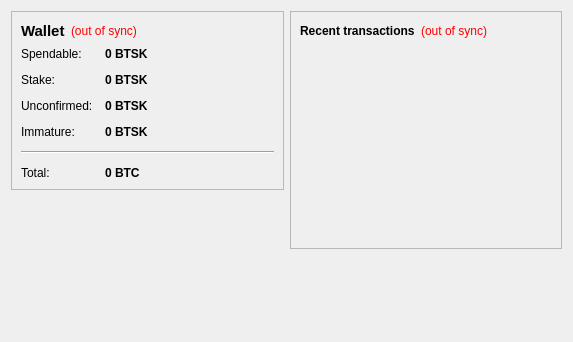
<?xml version="1.0" encoding="UTF-8"?>
<ui version="4.0">
 <class>OverviewPage</class>
 <widget class="QWidget" name="OverviewPage">
  <property name="geometry">
   <rect>
    <x>0</x>
    <y>0</y>
    <width>573</width>
    <height>342</height>
   </rect>
  </property>
  <property name="windowTitle">
   <string>Form</string>
  </property>
  <layout class="QHBoxLayout" name="horizontalLayout" stretch="1,1">
   <item>
    <layout class="QVBoxLayout" name="verticalLayout_2">
     <item>
      <widget class="QFrame" name="frame">
       <property name="frameShape">
        <enum>QFrame::StyledPanel</enum>
       </property>
       <property name="frameShadow">
        <enum>QFrame::Raised</enum>
       </property>
       <layout class="QVBoxLayout" name="verticalLayout_4">
        <item>
         <layout class="QHBoxLayout" name="horizontalLayout_4">
          <item>
           <widget class="QLabel" name="label_5">
            <property name="font">
             <font>
              <pointsize>11</pointsize>
              <weight>75</weight>
              <bold>true</bold>
             </font>
            </property>
            <property name="text">
             <string>Wallet</string>
            </property>
           </widget>
          </item>
          <item>
           <widget class="QLabel" name="labelWalletStatus">
            <property name="toolTip">
             <string>The displayed information may be out of date. Your wallet automatically synchronizes with the BITtask network after a connection is established, but this process has not completed yet.</string>
            </property>
            <property name="styleSheet">
             <string notr="true">QLabel { color: red; }</string>
            </property>
            <property name="text">
             <string notr="true">(out of sync)</string>
            </property>
            <property name="alignment">
             <set>Qt::AlignLeading|Qt::AlignLeft|Qt::AlignVCenter</set>
            </property>
           </widget>
          </item>
          <item>
           <spacer name="horizontalSpacer_2">
            <property name="orientation">
             <enum>Qt::Horizontal</enum>
            </property>
            <property name="sizeHint" stdset="0">
             <size>
              <width>40</width>
              <height>20</height>
             </size>
            </property>
           </spacer>
          </item>
         </layout>
        </item>
        <item>
         <layout class="QFormLayout" name="formLayout_2">
          <property name="fieldGrowthPolicy">
           <enum>QFormLayout::AllNonFixedFieldsGrow</enum>
          </property>
          <property name="horizontalSpacing">
           <number>12</number>
          </property>
          <property name="verticalSpacing">
           <number>12</number>
          </property>
          <item row="0" column="0">
           <widget class="QLabel" name="label">
            <property name="text">
             <string>Spendable:</string>
            </property>
           </widget>
          </item>
          <item row="0" column="1">
           <widget class="QLabel" name="labelBalance">
            <property name="font">
             <font>
              <weight>75</weight>
              <bold>true</bold>
             </font>
            </property>
            <property name="cursor">
             <cursorShape>IBeamCursor</cursorShape>
            </property>
            <property name="toolTip">
             <string>Your current spendable balance</string>
            </property>
            <property name="text">
             <string notr="true">0 BTSK</string>
            </property>
            <property name="textInteractionFlags">
             <set>Qt::LinksAccessibleByMouse|Qt::TextSelectableByKeyboard|Qt::TextSelectableByMouse</set>
            </property>
           </widget>
          </item>
          <item row="1" column="0">
           <widget class="QLabel" name="label_6">
            <property name="text">
             <string>Stake:</string>
            </property>
           </widget>
          </item>
          <item row="1" column="1">
           <widget class="QLabel" name="labelStake">
            <property name="font">
             <font>
              <weight>75</weight>
              <bold>true</bold>
             </font>
            </property>
            <property name="cursor">
             <cursorShape>IBeamCursor</cursorShape>
            </property>
            <property name="toolTip">
             <string>Total of coins that was staked, and do not yet count toward the current balance</string>
            </property>
            <property name="text">
             <string notr="true">0 BTSK</string>
            </property>
            <property name="textInteractionFlags">
             <set>Qt::LinksAccessibleByMouse|Qt::TextSelectableByKeyboard|Qt::TextSelectableByMouse</set>
            </property>
           </widget>
          </item>
          <item row="2" column="0">
           <widget class="QLabel" name="label_3">
            <property name="text">
             <string>Unconfirmed:</string>
            </property>
           </widget>
          </item>
          <item row="2" column="1">
           <widget class="QLabel" name="labelUnconfirmed">
            <property name="font">
             <font>
              <weight>75</weight>
              <bold>true</bold>
             </font>
            </property>
            <property name="cursor">
             <cursorShape>IBeamCursor</cursorShape>
            </property>
            <property name="toolTip">
             <string>Total of transactions that have yet to be confirmed, and do not yet count toward the current balance</string>
            </property>
            <property name="text">
             <string notr="true">0 BTSK</string>
            </property>
            <property name="textInteractionFlags">
             <set>Qt::LinksAccessibleByMouse|Qt::TextSelectableByKeyboard|Qt::TextSelectableByMouse</set>
            </property>
           </widget>
          </item>
          <item row="3" column="0">
           <widget class="QLabel" name="labelImmatureText">
            <property name="text">
             <string>Immature:</string>
            </property>
           </widget>
          </item>
          <item row="3" column="1">
           <widget class="QLabel" name="labelImmature">
            <property name="font">
             <font>
              <weight>75</weight>
              <bold>true</bold>
             </font>
            </property>
            <property name="toolTip">
             <string>Mined balance that has not yet matured</string>
            </property>
            <property name="text">
             <string notr="true">0 BTSK</string>
            </property>
            <property name="textInteractionFlags">
             <set>Qt::LinksAccessibleByMouse|Qt::TextSelectableByKeyboard|Qt::TextSelectableByMouse</set>
            </property>
           </widget>
          </item>
          <item row="4" column="0" colspan="2">
           <widget class="Line" name="line">
            <property name="orientation">
             <enum>Qt::Horizontal</enum>
            </property>
           </widget>
          </item>
          <item row="5" column="0">
           <widget class="QLabel" name="labelTotalText">
            <property name="text">
             <string>Total:</string>
            </property>
           </widget>
          </item>
          <item row="5" column="1">
           <widget class="QLabel" name="labelTotal">
            <property name="font">
             <font>
              <weight>75</weight>
              <bold>true</bold>
             </font>
            </property>
            <property name="cursor">
             <cursorShape>IBeamCursor</cursorShape>
            </property>
            <property name="toolTip">
             <string>Your current total balance</string>
            </property>
            <property name="text">
             <string notr="true">0 BTC</string>
            </property>
            <property name="textInteractionFlags">
             <set>Qt::LinksAccessibleByMouse|Qt::TextSelectableByKeyboard|Qt::TextSelectableByMouse</set>
            </property>
           </widget>
          </item>
         </layout>
        </item>
       </layout>
      </widget>
     </item>
     <item>
      <spacer name="verticalSpacer">
       <property name="orientation">
        <enum>Qt::Vertical</enum>
       </property>
       <property name="sizeHint" stdset="0">
        <size>
         <width>20</width>
         <height>40</height>
        </size>
       </property>
      </spacer>
     </item>
    </layout>
   </item>
   <item>
    <layout class="QVBoxLayout" name="verticalLayout_3">
     <item>
      <widget class="QFrame" name="frame_2">
       <property name="frameShape">
        <enum>QFrame::StyledPanel</enum>
       </property>
       <property name="frameShadow">
        <enum>QFrame::Raised</enum>
       </property>
       <layout class="QVBoxLayout" name="verticalLayout">
        <item>
         <layout class="QHBoxLayout" name="horizontalLayout_2">
          <item>
           <widget class="QLabel" name="label_4">
            <property name="text">
             <string>&lt;b&gt;Recent transactions&lt;/b&gt;</string>
            </property>
           </widget>
          </item>
          <item>
           <widget class="QLabel" name="labelTransactionsStatus">
            <property name="toolTip">
             <string>The displayed information may be out of date. Your wallet automatically synchronizes with the BITtask network after a connection is established, but this process has not completed yet.</string>
            </property>
            <property name="styleSheet">
             <string notr="true">QLabel { color: red; }</string>
            </property>
            <property name="text">
             <string notr="true">(out of sync)</string>
            </property>
            <property name="alignment">
             <set>Qt::AlignRight|Qt::AlignTrailing|Qt::AlignVCenter</set>
            </property>
           </widget>
          </item>
          <item>
           <spacer name="horizontalSpacer">
            <property name="orientation">
             <enum>Qt::Horizontal</enum>
            </property>
            <property name="sizeHint" stdset="0">
             <size>
              <width>40</width>
              <height>20</height>
             </size>
            </property>
           </spacer>
          </item>
         </layout>
        </item>
        <item>
         <widget class="QListView" name="listTransactions">
          <property name="styleSheet">
           <string notr="true">QListView { background: transparent; }</string>
          </property>
          <property name="frameShape">
           <enum>QFrame::NoFrame</enum>
          </property>
          <property name="verticalScrollBarPolicy">
           <enum>Qt::ScrollBarAlwaysOff</enum>
          </property>
          <property name="horizontalScrollBarPolicy">
           <enum>Qt::ScrollBarAlwaysOff</enum>
          </property>
          <property name="selectionMode">
           <enum>QAbstractItemView::NoSelection</enum>
          </property>
         </widget>
        </item>
       </layout>
      </widget>
     </item>
     <item>
      <spacer name="verticalSpacer_2">
       <property name="orientation">
        <enum>Qt::Vertical</enum>
       </property>
       <property name="sizeHint" stdset="0">
        <size>
         <width>20</width>
         <height>40</height>
        </size>
       </property>
      </spacer>
     </item>
    </layout>
   </item>
  </layout>
 </widget>
 <resources/>
 <connections/>
</ui>
